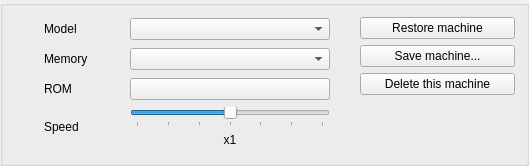
          <widget class="QGroupBox" name="archArchGBox">
           <layout class="QHBoxLayout" name="horizontalLayout_9">
            <item>
             <layout class="QGridLayout" name="gridLayout" columnstretch="0,0,0,0,10">
               <item row="0" column="0">
                <widget class="QLabel" name="icoMachine">
                 <property name="minimumSize">
                  <size>
                   <width>24</width>
                   <height>24</height>
                  </size>
                 </property>
                 <property name="maximumSize">
                  <size>
                   <width>24</width>
                   <height>24</height>
                  </size>
                 </property>
                 <property name="pixmap">
                  <pixmap resource="../xpeccy.qrc">:/images/model-zx48.png</pixmap>
                 </property>
                 <property name="scaledContents">
                  <bool>true</bool>
                 </property>
                </widget>
               </item>
               <item row="0" column="1">
                <widget class="QLabel" name="label">
                 <property name="minimumSize">
                  <size>
                   <width>80</width>
                   <height>0</height>
                  </size>
                 </property>
                 <property name="text">
                  <string>Model</string>
                 </property>
                </widget>
               </item>
               <item row="0" column="2" colspan="3">
                <widget class="QComboBox" name="machbox">
                 <property name="minimumSize">
                  <size>
                   <width>200</width>
                   <height>0</height>
                  </size>
                 </property>
                 <property name="maximumSize">
                  <size>
                   <width>200</width>
                   <height>16777215</height>
                  </size>
                 </property>
                 <property name="toolTip">
                  <string>The machine being emulated. Picking another one
switches to it when the settings are applied</string>
                 </property>
                </widget>
               </item>
               <item row="1" column="0">
                <widget class="QLabel" name="icoMemory">
                 <property name="minimumSize">
                  <size>
                   <width>24</width>
                   <height>24</height>
                  </size>
                 </property>
                 <property name="maximumSize">
                  <size>
                   <width>24</width>
                   <height>24</height>
                  </size>
                 </property>
                 <property name="pixmap">
                  <pixmap resource="../xpeccy.qrc">:/images/memory.png</pixmap>
                 </property>
                 <property name="scaledContents">
                  <bool>true</bool>
                 </property>
                </widget>
               </item>
               <item row="1" column="1">
                <widget class="QLabel" name="labMemory">
                 <property name="minimumSize">
                  <size>
                   <width>80</width>
                   <height>0</height>
                  </size>
                 </property>
                 <property name="text">
                  <string>Memory</string>
                 </property>
                </widget>
               </item>
               <item row="1" column="2" colspan="3">
                <widget class="QComboBox" name="mszbox">
                 <property name="minimumSize">
                  <size>
                   <width>200</width>
                   <height>0</height>
                  </size>
                 </property>
                 <property name="maximumSize">
                  <size>
                   <width>200</width>
                   <height>16777215</height>
                  </size>
                 </property>
                 <property name="toolTip">
                  <string>How much RAM the machine has</string>
                 </property>
                </widget>
               </item>
               <item row="2" column="0">
                <widget class="QLabel" name="icoRom">
                 <property name="minimumSize">
                  <size>
                   <width>24</width>
                   <height>24</height>
                  </size>
                 </property>
                 <property name="maximumSize">
                  <size>
                   <width>24</width>
                   <height>24</height>
                  </size>
                 </property>
                 <property name="pixmap">
                  <pixmap resource="../xpeccy.qrc">:/images/filebin.png</pixmap>
                 </property>
                 <property name="scaledContents">
                  <bool>true</bool>
                 </property>
                </widget>
               </item>
               <item row="2" column="1">
                <widget class="QLabel" name="labRom">
                 <property name="minimumSize">
                  <size>
                   <width>80</width>
                   <height>0</height>
                  </size>
                 </property>
                 <property name="text">
                  <string>ROM</string>
                 </property>
                </widget>
               </item>
               <item row="2" column="2" colspan="3">
                <widget class="xSideButton" name="pbRomSet">
                 <property name="minimumSize">
                  <size>
                   <width>200</width>
                   <height>0</height>
                  </size>
                 </property>
                 <property name="maximumSize">
                  <size>
                   <width>200</width>
                   <height>16777215</height>
                  </size>
                 </property>
                 <property name="icon">
                  <iconset resource="../xpeccy.qrc">
                   <normaloff>:/images/settings.png</normaloff>:/images/settings.png</iconset>
                 </property>
                </widget>
               </item>
               <item row="3" column="0">
                <widget class="QLabel" name="icoCpuFreq">
                 <property name="minimumSize">
                  <size>
                   <width>24</width>
                   <height>24</height>
                  </size>
                 </property>
                 <property name="maximumSize">
                  <size>
                   <width>24</width>
                   <height>24</height>
                  </size>
                 </property>
                 <property name="pixmap">
                  <pixmap resource="../xpeccy.qrc">:/images/clock.png</pixmap>
                 </property>
                 <property name="scaledContents">
                  <bool>true</bool>
                 </property>
                </widget>
               </item>
               <item row="3" column="1">
                <widget class="QLabel" name="labCpuFreq">
                 <property name="minimumSize">
                  <size>
                   <width>80</width>
                   <height>0</height>
                  </size>
                 </property>
                 <property name="text">
                  <string>Speed</string>
                 </property>
                </widget>
               </item>
               <item row="3" column="2" colspan="3">
                <widget class="QWidget" name="freqBox" native="true">
                 <property name="minimumSize">
                  <size>
                   <width>200</width>
                   <height>0</height>
                  </size>
                 </property>
                 <property name="maximumSize">
                  <size>
                   <width>200</width>
                   <height>16777215</height>
                  </size>
                 </property>
                 <layout class="QVBoxLayout" name="horizontalLayout_freq">
                  <property name="leftMargin">
                   <number>0</number>
                  </property>
                  <property name="topMargin">
                   <number>0</number>
                  </property>
                  <property name="rightMargin">
                   <number>0</number>
                  </property>
                  <property name="bottomMargin">
                   <number>0</number>
                  </property>
                  <item>
                   <widget class="xSlider" name="sldSpeed">
                    <property name="toolTip">
                     <string>Left of x1 the whole emulation is slowed down and the
frame rate drops. Right of it the CPU gets a multiplier
and the frame rate stays where it was. Neither is saved.
Past 14 MHz no real machine ran: timing is not guaranteed</string>
                    </property>
                    <property name="maximum">
                     <number>6</number>
                    </property>
                    <property name="pageStep">
                     <number>1</number>
                    </property>
                    <property name="value">
                     <number>3</number>
                    </property>
                    <property name="orientation">
                     <enum>Qt::Horizontal</enum>
                    </property>
                    <property name="tickPosition">
                     <enum>QSlider::TicksBelow</enum>
                    </property>
                    <property name="tickInterval">
                     <number>1</number>
                    </property>
                   </widget>
                  </item>
                  <item>
                   <widget class="QLabel" name="labSpeed">
                    <property name="alignment">
                     <set>Qt::AlignHCenter|Qt::AlignVCenter</set>
                    </property>
                    <property name="text">
                     <string>x1</string>
                    </property>
                   </widget>
                  </item>
                 </layout>
                </widget>
               </item>
               <item row="4" column="2">
                <spacer name="verticalSpacer_21">
                 <property name="orientation">
                  <enum>Qt::Vertical</enum>
                 </property>
                 <property name="sizeHint" stdset="0">
                  <size>
                   <width>20</width>
                   <height>5</height>
                  </size>
                 </property>
                </spacer>
               </item>
             </layout>
            </item>
            <item>
             <spacer name="horizontalSpacer_mach">
              <property name="orientation">
               <enum>Qt::Horizontal</enum>
              </property>
              <property name="sizeType">
               <enum>QSizePolicy::Fixed</enum>
              </property>
              <property name="sizeHint" stdset="0">
               <size>
                <width>24</width>
                <height>20</height>
               </size>
              </property>
             </spacer>
            </item>
            <item>
             <widget class="QWidget" name="machButtons" native="true">
              <property name="minimumSize">
               <size>
                <width>155</width>
                <height>0</height>
               </size>
              </property>
              <property name="maximumSize">
               <size>
                <width>155</width>
                <height>16777215</height>
               </size>
              </property>
               <layout class="QVBoxLayout" name="verticalLayout_26">
                <property name="leftMargin">
                 <number>0</number>
                </property>
                <property name="topMargin">
                 <number>0</number>
                </property>
                <property name="rightMargin">
                 <number>0</number>
                </property>
                <property name="bottomMargin">
                 <number>0</number>
                </property>
                <item>
                 <widget class="xSideButton" name="pbResetMachine">
                  <property name="icon">
                   <iconset resource="../xpeccy.qrc">
                    <normaloff>:/images/refresh.png</normaloff>:/images/refresh.png</iconset>
                  </property>
                  <property name="toolTip">
                   <string>Drop everything you changed on this machine and take it as it ships</string>
                  </property>
                  <property name="text">
                   <string>Restore machine</string>
                  </property>
                 </widget>
                </item>
                <item>
                 <widget class="xSideButton" name="pbSaveMachine">
                  <property name="icon">
                   <iconset resource="../xpeccy.qrc">
                    <normaloff>:/images/save_all.png</normaloff>:/images/save_all.png</iconset>
                  </property>
                  <property name="toolTip">
                   <string>Keep this configuration as a machine of your own</string>
                  </property>
                  <property name="text">
                   <string>Save machine...</string>
                  </property>
                 </widget>
                </item>
                <item>
                 <widget class="xSideButton" name="pbDelMachine">
                  <property name="icon">
                   <iconset resource="../xpeccy.qrc">
                    <normaloff>:/images/cancel.png</normaloff>:/images/cancel.png</iconset>
                  </property>
                  <property name="toolTip">
                   <string>Drop a machine of your own</string>
                  </property>
                  <property name="text">
                   <string>Delete this machine</string>
                  </property>
                 </widget>
                </item>
                <item>
                 <spacer name="verticalSpacer_18">
                  <property name="orientation">
                   <enum>Qt::Vertical</enum>
                  </property>
                  <property name="sizeHint" stdset="0">
                   <size>
                    <width>20</width>
                    <height>5</height>
                   </size>
                  </property>
                 </spacer>
                </item>
               </layout>
             </widget>
            </item>
           </layout>
          </widget>
